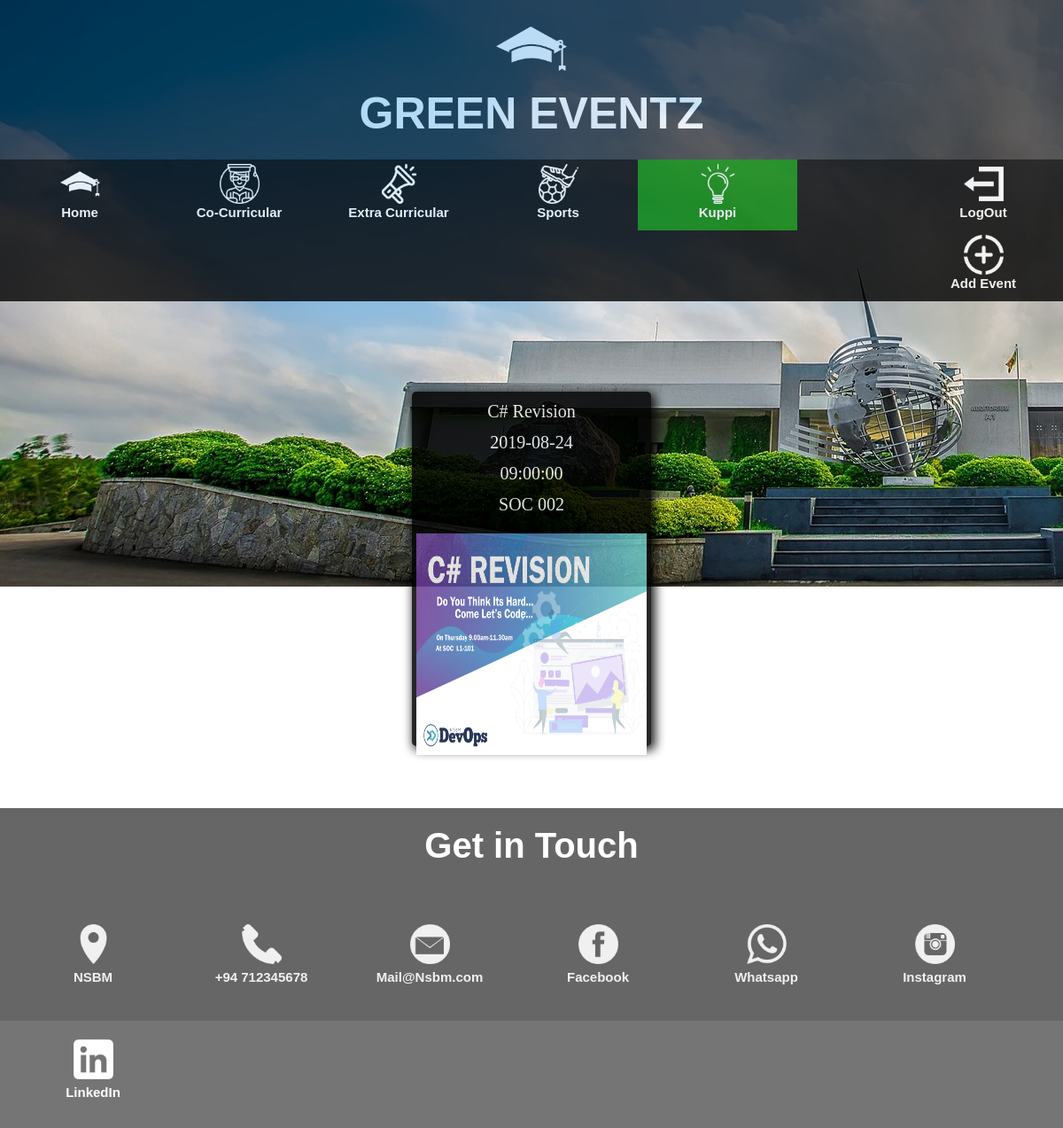
/kuppilogged.php, run on the app's committed database.
### tables this page shows
CREATE TABLE IF NOT EXISTS `regevents1` (
  `name` varchar(255) NOT NULL,
  `date` date NOT NULL,
  `time` time NOT NULL,
  `venue` varchar(255) NOT NULL,
  `category` varchar(255) NOT NULL,
  `img` varchar(255) NOT NULL,
  PRIMARY KEY (`name`)
);

### kuppilogged.php (the view, shortened to what this page needs)
<?php
include_once('connection.php');
$query="select * from regevents1 where category='Kuppi' order by date";
$result=mysqli_query($con,$query);
?>
<!DOCTYPE html>
<html>
<head>
	<link href="styleex.css" rel="stylesheet">
	<link href="style1ex.css" rel="stylesheet">
</head>
<body>
	<div id="head"><center><img src="logo.png" style="height: 80px;width: 80px;"></center>
    <h1 id="headtopic">GREEN EVENTZ</h1>
  </div>
  <ul>
  <li><a href="mainexlogged.php"><h5 class="p"><center><img src="logo.png" style="height: 45px;width: 45px;"></center>Home</h5></a></li>
    <li><a href="co-curlogged.php"><h5 class="p"><center><img src="study.png" style="height: 45px;width: 45px;"></center>Co-Curricular</h5></a>
  </li>
    <li><a href="ex-curlogged.php"><h5 class="p"><center><img src="extra.png" style="height: 45px;width: 45px;"></center>Extra Curricular</h5></a>
  </li>
    <li><a href="sportslogged.php"><h5 class="p"><center><img src="sports.png" style="height: 45px;width: 45px;"></center>Sports</h5></a>
  </li>
    <li><a href="kuppilogged.php" class="b"><h5 class="p"><center><img src="kuppi.png" style="height: 45px;width: 45px;"></center>Kuppi</h5></a>
  </li>
  <li style="float: right"><a href="LogOut.php"><h5 class="p"><center><img src="logout.png" style="height: 45px;width: 45px;"></center>LogOut</h5></a></li>
  <li style="float: right"><a href="home.php"><h5 class="p"><center><img src="add.png" style="height: 45px;width: 45px;"></center>Add Event</h5></a></li>
</ul><br><br><br><br>
<center><div style="width: 100%; height: 460px; display: flex; flex-align: center; place-items: center;">
<?php
while($rows=mysqli_fetch_array($result))
{
?>
<div class="cards">
  <div class="card bg3">
			<center><div class="box-sub"><?php echo $rows['name']; ?><br>
        <?php echo $rows['date']; ?><br>
        <?php echo $rows['time']; ?><br>
        <?php echo $rows['venue']; ?><br>
      </div></center>
      <img src="<?php echo $rows['img']; ?>" class="imgbx">
	</div>
  <?php
}
  ?>
  </div></div></div></div></div></div></div></div></div></div></div></div></center>
  <div id="foot">
    <h1 class="getin">Get in Touch</h1><br><br>
<ul class="foot">
  <li class="footli" style="float: center;"><a href="" class="c"><h5 class="q"><center><img src="Address.png" style="height: 45px;width: 45px;"></center>NSBM</h5></a></li>
    <li class="footli" style="float: center;"><a href="" class="c"><h5 class="q"><center><img src="phone.png" style="height: 45px;width: 45px;"></center>+94 712345678</h5></a>
  </li>
    <li class="footli" style="float: center;"><a href="" class="c"><h5 class="q"><center><img src="email.png" style="height: 45px;width: 45px;"></center>Mail@Nsbm.com</h5></a>
  </li>
    <li class="footli" style="float: center;"><a href="" class="c"><h5 class="q"><center><img src="facebook.png" style="height: 45px;width: 45px;"></center>Facebook</h5></a>
  </li>
    <li class="footli" style="float: center;"><a href="" class="c"><h5 class="q"><center><img src="whatsapp.png" style="height: 45px;width: 45px;"></center>Whatsapp</h5></a>
  </li>
  <li class="footli" style="float: center;"><a href="" class="c"><h5 class="q"><center><img src="instagram.png" style="height: 45px;width: 45px;"></center>Instagram</h5></a></li>
  <li class="footli" style="float: center;"><a href="" class="c"><h5 class="q"><center><img src="linkedin.png" style="height: 45px;width: 45px;"></center>LinkedIn</h5></a></li>
</ul>
</div>
</body>
</html>

### styleex.css (style rules this page uses)
body { background-image: url("2.jpg"); background-repeat: no-repeat; background-attachment: fixed; display: grid; place-items: center; }
#head { width: 100%; height: 180px; background-color: black; opacity: 0.6; padding-top: 15px; }
#headtopic { font-family: arial; font-size: 50px; text-align: center; color: white; }
ul { width: 100%; list-style-type: none; overflow: hidden; background-color: black; opacity: 0.8; }
li { float: left; }
li a { font-family: arial; font-size: 15px; display: inline-block; color: white; text-align: center; padding: 5px 15px; text-decoration: none; width: 180px; height: 80px; }
li a.b { background-color: green; }
.p { font-family: arial; font-size: 15px; color: white; font-weight: bold; text-align: center; line-height: 15px; }
.cards { display: flex; height: 400px; flex-align: center; }
.card { margin-right: 5px; margin-left: 5px; background: black; opacity: 0.85; border-radius: 5px; box-shadow: 3px 3px 12px 2px black; transition: 0.2s; width: 270px; height: 400px; transition: 0.5s; }
#foot { width: 100%; height: 240px; background-color: black; opacity: 0.6; bottom: 0; padding-top: 20px; margin-top: 40px; }
.getin { font-family: arial; color: white; font-size: 40px; text-align: center; }
.foot { width: 100%; list-style-type: none; overflow: hidden; background-color: black; opacity: 0.9; padding-left: 10px; }
.footli { float: left; }
li a.c { font-family: arial; font-size: 15px; display: inline-block; color: white; text-align: center; padding: 5px 15px; text-decoration: none; width: 190px; height: 130px; padding-top: 30px; }
.q { font-family: arial; font-size: 15px; color: white; font-weight: bold; text-align: center; line-height: 20px; }

### style1ex.css (style rules this page uses)
* { margin: 0px; padding: 0px; box-sizing: border-box; }
.box-sub { width: 270px; height: 150px; background-color: rgba(0,0,0,0.5); line-height: 35px; display: flex; justify-content: center; margin-top: 5px; font-size: 20px; font-weight: 500; color: white; }
.imgbx { width: 260px; margin:5px 5px 5px 5px; height: 250px; justify-content: center; background-size: cover; }

### data on the page
regevents1: name "C# Revision", date "2019-08-24", time "09:00:00", venue "SOC 002", img (picture)
